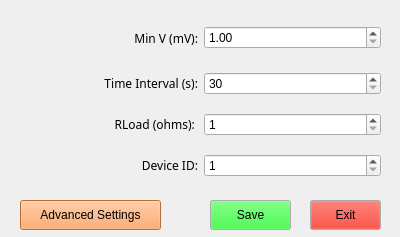
<?xml version="1.0" encoding="UTF-8"?>
<ui version="4.0">
 <class>basicSettings</class>
 <widget class="QDialog" name="basicSettings">
  <property name="windowModality">
   <enum>Qt::NonModal</enum>
  </property>
  <property name="geometry">
   <rect>
    <x>0</x>
    <y>0</y>
    <width>400</width>
    <height>237</height>
   </rect>
  </property>
  <property name="sizePolicy">
   <sizepolicy hsizetype="Fixed" vsizetype="Fixed">
    <horstretch>0</horstretch>
    <verstretch>0</verstretch>
   </sizepolicy>
  </property>
  <property name="minimumSize">
   <size>
    <width>400</width>
    <height>237</height>
   </size>
  </property>
  <property name="maximumSize">
   <size>
    <width>400</width>
    <height>237</height>
   </size>
  </property>
  <property name="windowTitle">
   <string>MCU Settings</string>
  </property>
  <widget class="QWidget" name="gridLayoutWidget">
   <property name="geometry">
    <rect>
     <x>20</x>
     <y>10</y>
     <width>361</width>
     <height>181</height>
    </rect>
   </property>
   <layout class="QGridLayout" name="gridLayout">
    <item row="1" column="0">
     <widget class="QLabel" name="label_38">
      <property name="sizePolicy">
       <sizepolicy hsizetype="Ignored" vsizetype="Ignored">
        <horstretch>0</horstretch>
        <verstretch>0</verstretch>
       </sizepolicy>
      </property>
      <property name="font">
       <font>
        <family>Comic Sans</family>
       </font>
      </property>
      <property name="toolTip">
       <string>Time Interval between Acquisition cycles (min: 30 Secs)</string>
      </property>
      <property name="styleSheet">
       <string notr="true">font-family: Comic Sans</string>
      </property>
      <property name="frameShape">
       <enum>QFrame::NoFrame</enum>
      </property>
      <property name="text">
       <string>Time Interval (s):</string>
      </property>
      <property name="alignment">
       <set>Qt::AlignRight|Qt::AlignTrailing|Qt::AlignVCenter</set>
      </property>
     </widget>
    </item>
    <item row="2" column="0">
     <widget class="QLabel" name="label_41">
      <property name="font">
       <font>
        <family>Comic Sans</family>
       </font>
      </property>
      <property name="toolTip">
       <string>Digital Pot value of MCU (Max: 50000 ohms)</string>
      </property>
      <property name="styleSheet">
       <string notr="true">font-family: Comic Sans</string>
      </property>
      <property name="frameShape">
       <enum>QFrame::NoFrame</enum>
      </property>
      <property name="text">
       <string>RLoad (ohms): </string>
      </property>
      <property name="alignment">
       <set>Qt::AlignRight|Qt::AlignTrailing|Qt::AlignVCenter</set>
      </property>
     </widget>
    </item>
    <item row="0" column="0">
     <widget class="QLabel" name="label_25">
      <property name="sizePolicy">
       <sizepolicy hsizetype="Minimum" vsizetype="Minimum">
        <horstretch>0</horstretch>
        <verstretch>0</verstretch>
       </sizepolicy>
      </property>
      <property name="minimumSize">
       <size>
        <width>177</width>
        <height>32</height>
       </size>
      </property>
      <property name="font">
       <font>
        <family>Comic Sans</family>
       </font>
      </property>
      <property name="toolTip">
       <string>MFC Discharge Limit</string>
      </property>
      <property name="styleSheet">
       <string notr="true">font-family: Comic Sans</string>
      </property>
      <property name="frameShape">
       <enum>QFrame::NoFrame</enum>
      </property>
      <property name="text">
       <string>Min V (mV):</string>
      </property>
      <property name="scaledContents">
       <bool>false</bool>
      </property>
      <property name="alignment">
       <set>Qt::AlignRight|Qt::AlignTrailing|Qt::AlignVCenter</set>
      </property>
     </widget>
    </item>
    <item row="3" column="0">
     <widget class="QLabel" name="label_45">
      <property name="font">
       <font>
        <family>Comic Sans</family>
       </font>
      </property>
      <property name="toolTip">
       <string>Device ID of MCU</string>
      </property>
      <property name="styleSheet">
       <string notr="true">font-family: Comic Sans</string>
      </property>
      <property name="frameShape">
       <enum>QFrame::NoFrame</enum>
      </property>
      <property name="text">
       <string>Device ID:</string>
      </property>
      <property name="alignment">
       <set>Qt::AlignRight|Qt::AlignTrailing|Qt::AlignVCenter</set>
      </property>
     </widget>
    </item>
    <item row="0" column="1">
     <widget class="QDoubleSpinBox" name="minV">
      <property name="frame">
       <bool>true</bool>
      </property>
      <property name="correctionMode">
       <enum>QAbstractSpinBox::CorrectToNearestValue</enum>
      </property>
      <property name="minimum">
       <double>1.000000000000000</double>
      </property>
      <property name="maximum">
       <double>50.000000000000000</double>
      </property>
     </widget>
    </item>
    <item row="1" column="1">
     <widget class="QSpinBox" name="timeInt">
      <property name="correctionMode">
       <enum>QAbstractSpinBox::CorrectToNearestValue</enum>
      </property>
      <property name="minimum">
       <number>30</number>
      </property>
      <property name="maximum">
       <number>5000</number>
      </property>
     </widget>
    </item>
    <item row="2" column="1">
     <widget class="QSpinBox" name="rload">
      <property name="correctionMode">
       <enum>QAbstractSpinBox::CorrectToNearestValue</enum>
      </property>
      <property name="minimum">
       <number>1</number>
      </property>
      <property name="maximum">
       <number>50000</number>
      </property>
     </widget>
    </item>
    <item row="3" column="1">
     <widget class="QSpinBox" name="deviceID">
      <property name="correctionMode">
       <enum>QAbstractSpinBox::CorrectToNearestValue</enum>
      </property>
      <property name="minimum">
       <number>1</number>
      </property>
      <property name="maximum">
       <number>300</number>
      </property>
     </widget>
    </item>
   </layout>
  </widget>
  <widget class="QPushButton" name="saveSettingsBasic">
   <property name="geometry">
    <rect>
     <x>210</x>
     <y>200</y>
     <width>81</width>
     <height>30</height>
    </rect>
   </property>
   <property name="maximumSize">
    <size>
     <width>81</width>
     <height>30</height>
    </size>
   </property>
   <property name="palette">
    <palette>
     <active>
      <colorrole role="Button">
       <brush brushstyle="SolidPattern">
        <color alpha="255">
         <red>27</red>
         <green>237</green>
         <blue>34</blue>
        </color>
       </brush>
      </colorrole>
     </active>
     <inactive>
      <colorrole role="Button">
       <brush brushstyle="SolidPattern">
        <color alpha="255">
         <red>27</red>
         <green>237</green>
         <blue>34</blue>
        </color>
       </brush>
      </colorrole>
     </inactive>
     <disabled>
      <colorrole role="Button">
       <brush brushstyle="SolidPattern">
        <color alpha="255">
         <red>27</red>
         <green>237</green>
         <blue>34</blue>
        </color>
       </brush>
      </colorrole>
     </disabled>
    </palette>
   </property>
   <property name="autoFillBackground">
    <bool>false</bool>
   </property>
   <property name="text">
    <string>Save</string>
   </property>
   <property name="autoDefault">
    <bool>false</bool>
   </property>
  </widget>
  <widget class="QPushButton" name="cancelBasic">
   <property name="geometry">
    <rect>
     <x>310</x>
     <y>200</y>
     <width>71</width>
     <height>30</height>
    </rect>
   </property>
   <property name="palette">
    <palette>
     <active>
      <colorrole role="Button">
       <brush brushstyle="SolidPattern">
        <color alpha="255">
         <red>237</red>
         <green>17</green>
         <blue>1</blue>
        </color>
       </brush>
      </colorrole>
     </active>
     <inactive>
      <colorrole role="Button">
       <brush brushstyle="SolidPattern">
        <color alpha="255">
         <red>237</red>
         <green>17</green>
         <blue>1</blue>
        </color>
       </brush>
      </colorrole>
     </inactive>
     <disabled>
      <colorrole role="Button">
       <brush brushstyle="SolidPattern">
        <color alpha="255">
         <red>237</red>
         <green>17</green>
         <blue>1</blue>
        </color>
       </brush>
      </colorrole>
     </disabled>
    </palette>
   </property>
   <property name="text">
    <string>Exit</string>
   </property>
   <property name="autoDefault">
    <bool>false</bool>
   </property>
  </widget>
  <widget class="QPushButton" name="advancedSettings">
   <property name="geometry">
    <rect>
     <x>20</x>
     <y>200</y>
     <width>141</width>
     <height>30</height>
    </rect>
   </property>
   <property name="palette">
    <palette>
     <active>
      <colorrole role="Button">
       <brush brushstyle="SolidPattern">
        <color alpha="255">
         <red>255</red>
         <green>151</green>
         <blue>76</blue>
        </color>
       </brush>
      </colorrole>
      <colorrole role="Base">
       <brush brushstyle="SolidPattern">
        <color alpha="255">
         <red>255</red>
         <green>151</green>
         <blue>76</blue>
        </color>
       </brush>
      </colorrole>
      <colorrole role="Window">
       <brush brushstyle="SolidPattern">
        <color alpha="255">
         <red>255</red>
         <green>151</green>
         <blue>76</blue>
        </color>
       </brush>
      </colorrole>
     </active>
     <inactive>
      <colorrole role="Button">
       <brush brushstyle="SolidPattern">
        <color alpha="255">
         <red>255</red>
         <green>151</green>
         <blue>76</blue>
        </color>
       </brush>
      </colorrole>
      <colorrole role="Base">
       <brush brushstyle="SolidPattern">
        <color alpha="255">
         <red>255</red>
         <green>151</green>
         <blue>76</blue>
        </color>
       </brush>
      </colorrole>
      <colorrole role="Window">
       <brush brushstyle="SolidPattern">
        <color alpha="255">
         <red>255</red>
         <green>151</green>
         <blue>76</blue>
        </color>
       </brush>
      </colorrole>
     </inactive>
     <disabled>
      <colorrole role="Button">
       <brush brushstyle="SolidPattern">
        <color alpha="255">
         <red>255</red>
         <green>151</green>
         <blue>76</blue>
        </color>
       </brush>
      </colorrole>
      <colorrole role="Base">
       <brush brushstyle="SolidPattern">
        <color alpha="255">
         <red>255</red>
         <green>151</green>
         <blue>76</blue>
        </color>
       </brush>
      </colorrole>
      <colorrole role="Window">
       <brush brushstyle="SolidPattern">
        <color alpha="255">
         <red>255</red>
         <green>151</green>
         <blue>76</blue>
        </color>
       </brush>
      </colorrole>
     </disabled>
    </palette>
   </property>
   <property name="styleSheet">
    <string notr="true">background-color: rgb(255, 151, 76);</string>
   </property>
   <property name="text">
    <string>Advanced Settings</string>
   </property>
   <property name="autoDefault">
    <bool>false</bool>
   </property>
  </widget>
 </widget>
 <resources/>
 <connections/>
</ui>
